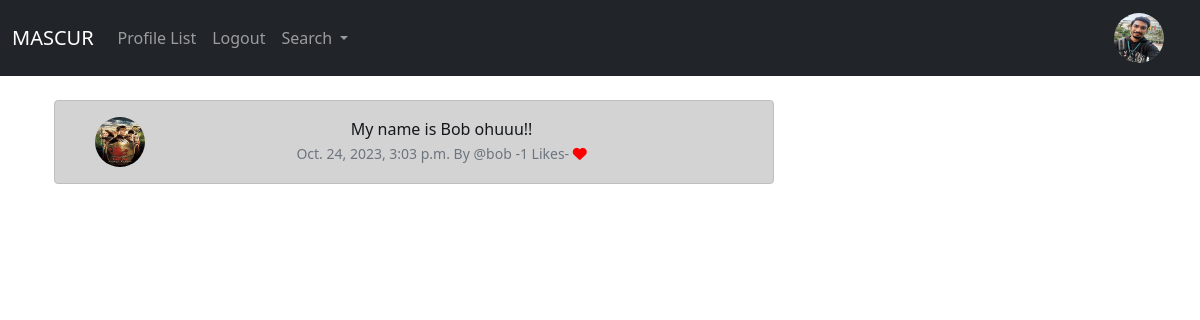
/meep_show/2 (signed in), run on the app's committed database.
### twitterApp/models.py (models this page shows, shortened)
class Profile(models.Model):
    user = models.OneToOneField(User,on_delete=models.CASCADE)
    follow = models.ManyToManyField("self",
                                    related_name="followed_by",
                                    symmetrical=False,
                                    blank=True)
    date_modified = models.DateTimeField(User,auto_now=True)
    profile_img = models.ImageField(null=True,blank=True,upload_to="images/")
    profile_bio = models.CharField(null=True,blank=True,max_length=500)
    homepage_link = models.CharField(null=True,blank=True,max_length=100)
    facebook_link = models.CharField(null=True,blank=True,max_length=100)
    instagram_link = models.CharField(null=True,blank=True,max_length=100)
    github_link = models.CharField(null=True,blank=True,max_length=100)
    linkedin_link = models.CharField(null=True,blank=True,max_length=100)

class Meep(models.Model):
    user = models.ForeignKey(
        User,related_name="meeps",
        on_delete=models.DO_NOTHING
    )
    body = models.CharField(max_length=200)
    created_at = models.DateTimeField(auto_now_add=True)
    likes = models.ManyToManyField(User,related_name="meep_like",blank=True)
    def number_of_likes(self):
        return self.likes.count()

### twitterApp/views.py (the view)
# urls.py: path('meep_show/<int:pk>',views.meep_show,name="meep_show"),
def meep_show(request,pk):
    if request.user.is_authenticated:
        meep = get_object_or_404(Meep,id=pk)
        if meep:
            return render(request,'show_meep.html',{'meep':meep})
        else:
            messages.success(request, ("That meep doesn't exist.."))
            return redirect('home')
    else:
        messages.success(request, ("You must be logged In"))
        return redirect('home')

### twitterApp/templates/show_meep.html
{% extends 'base.html' %}
{% load static %}
{% block content %}
<div class="container text-center">
    <div class="row">
        <div class="col-8">
                        <div class="alert alert-dark" role="alert">
                            <div class="container">
                                <div class="row">
                                    <div class="col-1">
                                        {% if meep.user.profile.profile_img%}
                                            <img src="{{meep.user.profile.profile_img.url}}"
                                                 width=50 height=50 class="rounded-circle" alt="{{meep.user.profile.user.username}}"/>
                                            {% else%}
                                             <img src="{% static 'images/mypic.jpg' %}" width=50 height=50 class="rounded-circle" alt="{{profile.user.username}}"/>
                                            {% endif %}
                                    </div>
                                <div class="col-11">
                                        {{meep.body}}<br/>
                            <small class="text-muted">
                                {{meep.created_at}} By @{{meep.user}}
                                -{{meep.number_of_likes}} Likes-
                                {% if user in meep.likes.all %}
                                <a href="{% url 'meep_like' meep.id%}">
                                    <i class="fa-solid fa-heart" style="color:red"></i>
                                </a>
                                {% else %}
                                <a href="{% url 'meep_like' meep.id%}">
                                    <i class="fa fa-heart-o" style="color:red"></i>
                                </a>
                                {% endif %}
                            </small>
                        </div>
                                </div>
                            </div>
                        </div>
        </div>
    </div>
</div>
{% endblock %}

### twitterApp/templates/navbar.html (shortened to what this page needs)
<nav class="navbar navbar-expand-lg navbar-dark bg-dark">
  <div class="container-fluid">
    <a class="navbar-brand" href="{% url 'home' %}">MASCUR</a>
    <div class="collapse navbar-collapse" id="navbarSupportedContent">
      <ul class="navbar-nav me-auto mb-2 mb-lg-0">
        <li class="nav-item">
          <a class="nav-link" href="{% url 'profile_list' %}">Profile List</a>
        </li>
        {% if user.is_authenticated%}
        <li class="nav-item">
          <a class="nav-link" href="{% url 'logout' %}">Logout</a>
        </li>
        {% endif %}
        <li class="nav-item dropdown">
          <a class="nav-link dropdown-toggle" href="#" id="navbarDropdownMenuLink" role="button" data-bs-toggle="dropdown" aria-expanded="false">
            Search
          </a>
        </li>
      </ul>
      {% if user.is_authenticated%}
        {% if user.profile.profile_img %}
          <ul class="navbar-nav ml-auto">
            <li class="nav-link navbar-brand">
              <a href="{% url 'profile' request.user.id %}">
             <img src="{{user.profile.profile_img.url}}" width=50 height=50 class="rounded-circle" alt="{{meep.user.profile.user.username}}"/>
              </a>
            </li>
          </ul>
        {% endif %}
      {% endif %}
    </div>
  </div>
</nav>

### data on the page
Meep: user.profile.profile_img (picture), body "My name is Bob ohuuu!!", created_at "Oct. 24, 2023, 3:03 p.m.", user "bob", number_of_likes "1"
